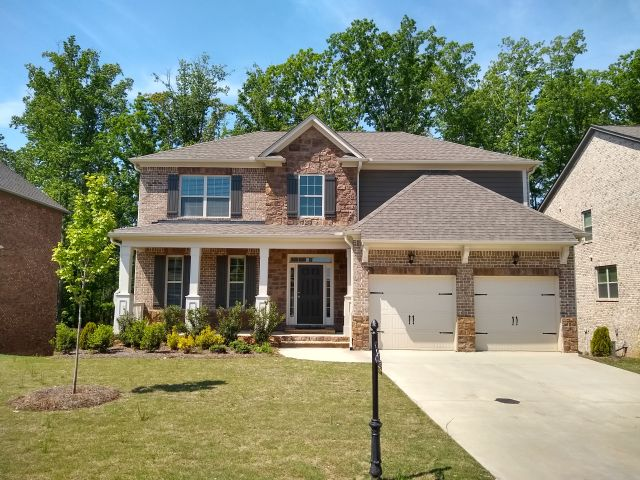
#> input picture resources/test/src.jpg, 640 x 480 px, found by its file name
$ jupyter execute --allow-errors Test.ipynb   (shell and % lines are left out)   (older library calls are emulated)
#> lines starting #> are read from the running program, lines starting #| are printed output that depends on the picture; after the words box and inside, x2 and y2 are one past the last pixel; in counts of white or black regions, pixels touching at a corner belong together
[cell 1]
import cv2
import numpy as np
import networkx as nx
import matplotlib.pyplot as plt
import os
import maxflow
import argparse
from matplotlib.pyplot import figure
from numpy import asarray
from numpy import save
import imutils

## Input directories

[cell 2]
image_dir = r"C:\Users\lucki\WORK\UMBC\DAA\DAA_641-Spring_22-Project_1\test"
src = cv2.imread(os.path.join(image_dir, 'src.jpg'))
#> src is the input picture: shape (480, 640, 3); mean B, G, R 117.7, 137.9, 133.3
sink = cv2.imread(os.path.join(image_dir, 'target.jpg'))
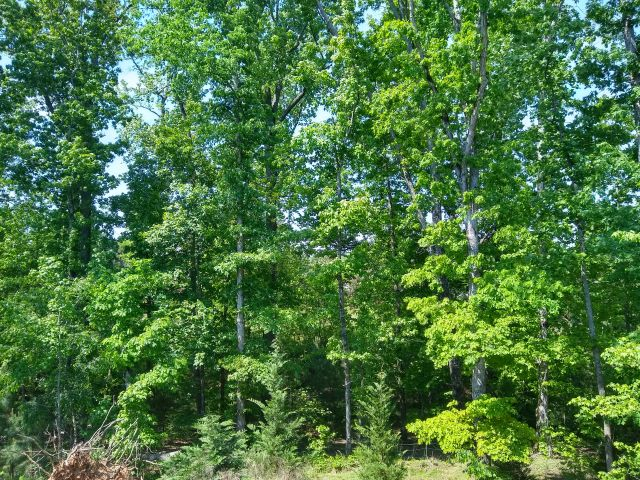
#> input picture resources/test/target.jpg, 640 x 480 px, found by its file name
#> sink is the input picture: shape (480, 640, 3); mean B, G, R 64.8, 116.9, 75.2
mask = cv2.imread(os.path.join(image_dir, 'mask.png'))
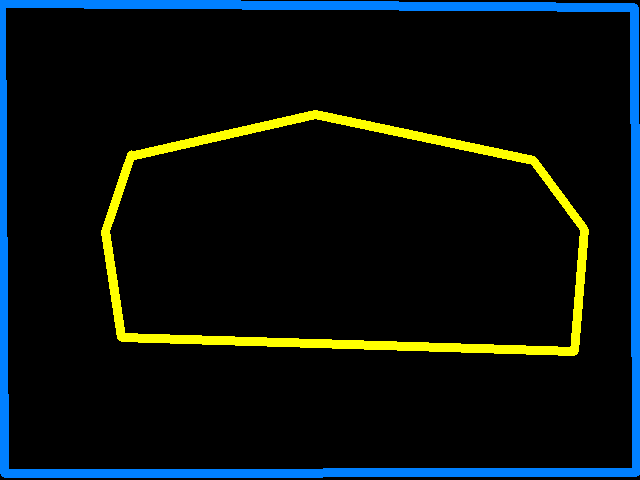
#> input picture resources/test/mask.png, 640 x 480 px, found by its file name
#> mask is the input picture: shape (480, 640, 3); mean B, G, R 15.7, 17.2, 9.4

[cell 3]
# [41 lines left out: function compute_edge_weights, not called in this run]

[cell 4]
assert (src.shape == sink.shape), f"Source and sink dimensions must be the same: {str(src.shape)} != {str(sink.shape)}"

# Create the graph
#> (the rest of this cell did not finish here and is left out)

[cell 5]
# Add non-terminal edges
patch_height = src.shape[0]
#> patch_height = 480
patch_width = src.shape[1]
#> patch_width = 640
#> (the rest of this cell did not finish here and is left out)

[cell 6]
path = os.path.join(image_dir, '2.a.Adj_matrix.txt')
#> (the rest of this cell did not finish here and is left out)

#> (a cell that did not finish here is left out)

#> (a cell that did not finish here is left out)

#> (a cell that did not finish here is left out)

## Get the segments of the nodes in the grid.

[cell 10]
canvas = np.zeros(sink.shape, dtype=np.uint8)

#> (a cell that did not finish here is left out)

# Part 2.c

#> (a cell that did not finish here is left out)

[cell 13]
src.shape[:2]
#> Out = (480, 640)

#> (a cell that did not finish here is left out)

# Part 2.b

[cell 15]
img = cv2.imread("{}/temp.png".format(image_dir))
os.remove("{}/temp.png".format(image_dir))
# resize image
#> (the rest of this cell did not finish here and is left out)

# Part 2.a

[cell 16]
# cv2.imshow('thresh', thresh)
plt.imshow(cv2.cvtColor(mask , cv2.COLOR_BGR2RGB))

[cell 17]
# Testing
mask = cv2.imread(os.path.join(image_dir, 'mask.png'))
image = mask
original = image.copy()
image = cv2.cvtColor(image, cv2.COLOR_BGR2HSV)
#> image: shape (480, 640, 3); mean H, S, V 7.5, 25, 25
lower = np.array([22, 93, 0], dtype="uint8")
upper = np.array([45, 255, 255], dtype="uint8")
mask = cv2.inRange(image, lower, upper)
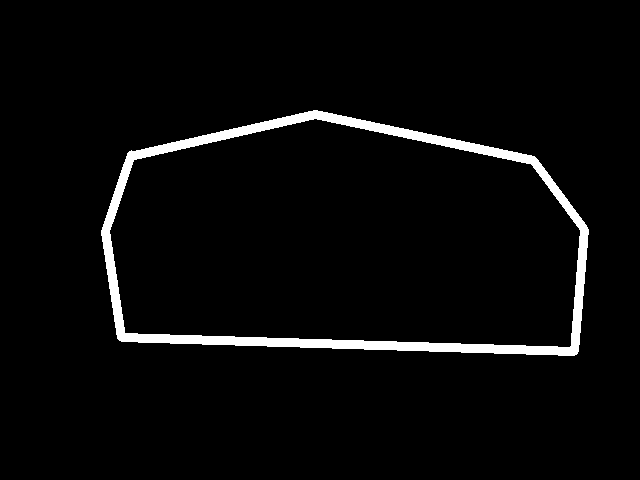
#> mask: shape (480, 640); 3.7% white; 1 white region

cnts = cv2.findContours(mask, cv2.RETR_EXTERNAL, cv2.CHAIN_APPROX_SIMPLE)
#> cnts = 1 contour; box (x1, y1, x2, y2) and area: (101, 110, 589, 356) 98752
cnts = cnts[0] if len(cnts) == 2 else cnts[1]

for c in cnts:
    x,y,w,h = cv2.boundingRect(c)
    cv2.rectangle(original, (x, y), (x + w, y + h), (36,255,12), 2)
#> this loop made 1 pass
#> (x, y, w, h) on pass 1: (101, 110, 488, 246)
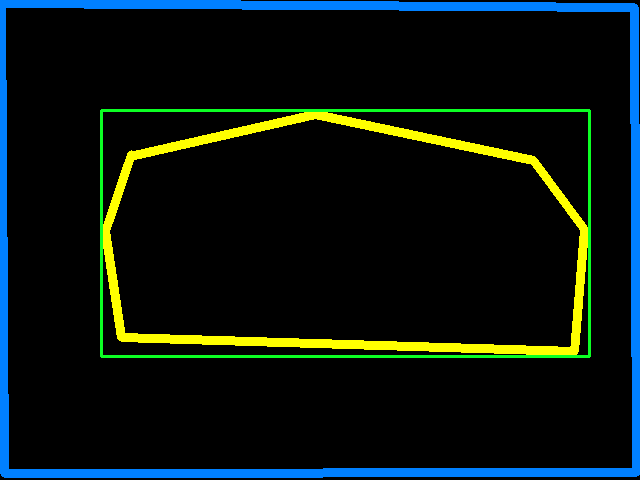
#> original: shape (480, 640, 3); 1.43% of pixels changed, all inside (x1, y1, x2, y2) = (100, 109, 591, 358)

plt.imshow(mask)

# mask = cv2.imread(os.path.join(image_dir, 'mask.png'))
# hsv = cv2.cvtColor(mask, cv2.COLOR_BGR2HSV)
# # retval, thresh_crop = cv2.threshold(hsv * 255, thresh=20, maxval=255, type=cv2.THRESH_BINARY)
# plt.imshow(hsv)

[cell 18]
retval, thresh_crop = cv2.threshold(mask, thresh=254, maxval=255, type=cv2.THRESH_BINARY)

[cell 19]
plt.imshow(thresh_crop)

[cell 20]
img_canny = cv2.Canny(thresh_crop, 10, 10)
#> img_canny: shape (480, 640); 0.82% white in thin lines or dots, all inside (x1, y1, x2, y2) = (100, 109, 589, 356)
img_dilate = cv2.dilate(img_canny, None, iterations=1)
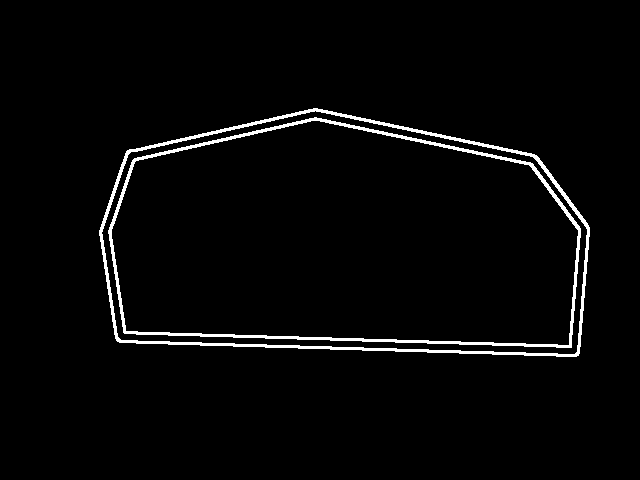
#> img_dilate: shape (480, 640); 2.7% white; 2 white regions, box (x1, y1, x2, y2) and area: (99, 108, 590, 357) 4225, (108, 117, 581, 348) 4018
img_erode = cv2.erode(img_dilate, None, iterations=1)

mask = np.full(thresh_crop.shape, 255, "uint8")
contours, hierarchies = cv2.findContours(img_erode, cv2.RETR_TREE, cv2.CHAIN_APPROX_NONE)
#> contours = 4 contours; box (x1, y1, x2, y2) and area: (100, 109, 589, 356) 99294, (100, 109, 589, 356) 99256, (109, 118, 580, 347) 88018, (110, 119, 580, 347) 87983
for cnt in contours:
    cv2.drawContours(mask, [cnt], -1, 0, -1)
#> this loop made 4 passes
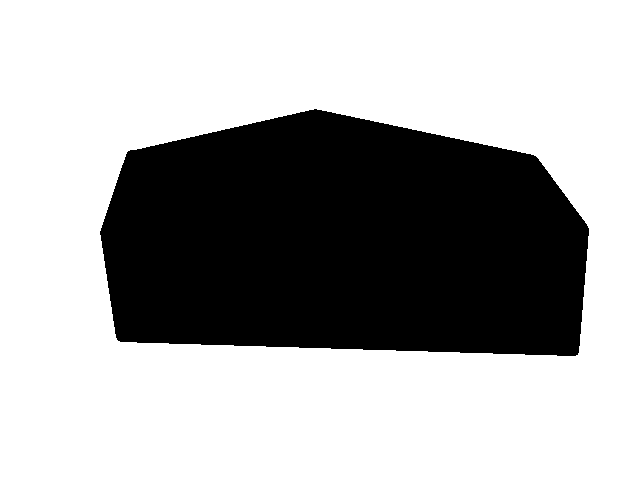
#> mask: shape (480, 640); 67.5% white; 1 black region, box (x1, y1, x2, y2) and area: (100, 109, 589, 356) 99921

temp_mask = mask
new_mask = cv2.cvtColor(cv2.bitwise_not(mask) , cv2.COLOR_BGR2RGB)

[cell 21]
plt.imshow(new_mask);

[cell 22]
gray = cv2.cvtColor(new_mask, cv2.COLOR_BGR2GRAY)
thresh = cv2.threshold(gray, 0, 255, cv2.THRESH_BINARY_INV + cv2.THRESH_OTSU)[1]

src = cv2.imread(os.path.join(image_dir, 'src.jpg'))
sink = cv2.imread(os.path.join(image_dir, 'target.jpg'))
# Remove background using bitwise-and operation
result = cv2.bitwise_and(src, src, mask=thresh)
result[thresh==0] = [255,255,255] # Turn background white
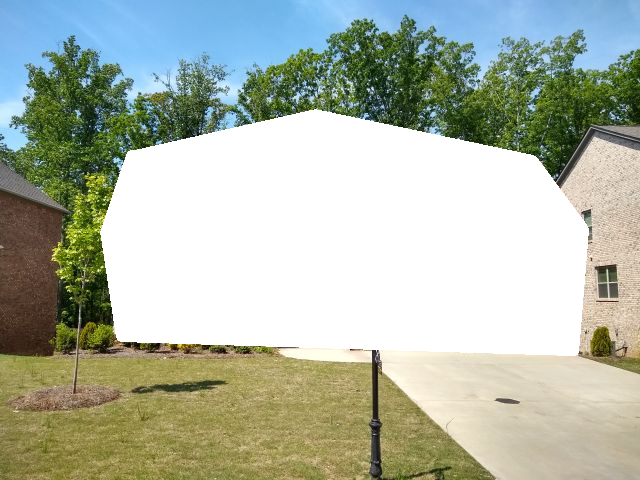
#> result: shape (480, 640, 3); mean B, G, R 166.3, 181.6, 173.7

# cv2.imshow('thresh', thresh)
result_img = cv2.cvtColor(result , cv2.COLOR_BGR2RGB)
figure(figsize=(10, 6), dpi=80)
plt.imshow(result_img);

[cell 23]
_, mask = cv2.threshold(gray, thresh=10, maxval=255, type=cv2.THRESH_BINARY)
im_thresh_gray = cv2.bitwise_and(gray, mask)

res = cv2.bitwise_and(src,src,mask = mask)
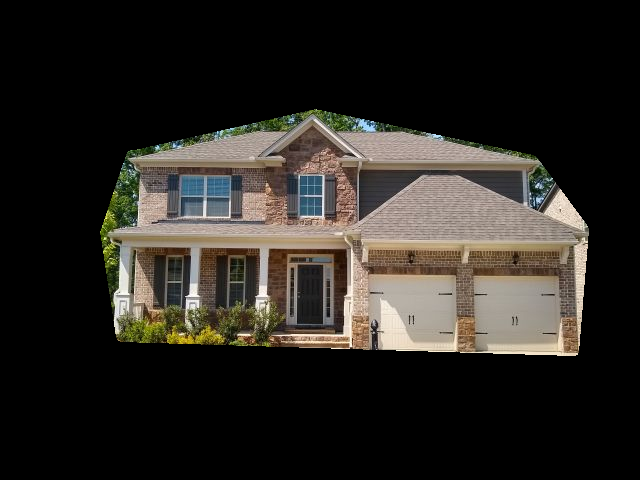
#> res: shape (480, 640, 3); mean B, G, R 34.4, 39.2, 42.6
cropped_src = cv2.cvtColor(res , cv2.COLOR_BGR2RGB)

[cell 24]
# cv2.imshow('thresh', thresh)
figure(figsize=(10, 6), dpi=80)
plt.imshow(cropped_src);

[cell 25]
dst = cv2.addWeighted(sink, 1.0, cropped_src, 1.0, 0)
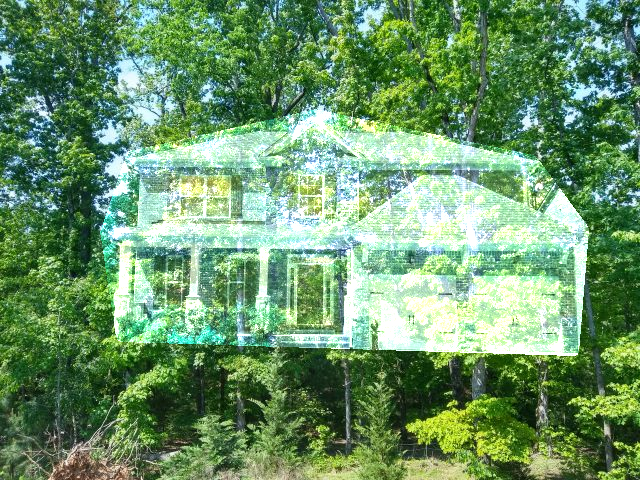
#> dst: shape (480, 640, 3); mean B, G, R 104.8, 148.7, 107.1

[cell 26]
figure(figsize=(10, 6), dpi=80)
plt.imshow(cv2.cvtColor(dst , cv2.COLOR_BGR2RGB));

[cell 27]
cv2.imwrite('{}/2.a.png'.format(image_dir), dst)
#> Out = True

### ADjency Matrix

[cell 28]
new_mask = cv2.cvtColor(temp_mask , cv2.COLOR_BGR2RGB)
plt.imshow(new_mask);

[cell 29]
gray = cv2.cvtColor(new_mask, cv2.COLOR_BGR2GRAY)
thresh = cv2.threshold(gray, 0, 255, cv2.THRESH_BINARY_INV + cv2.THRESH_OTSU)[1]

src = cv2.imread(os.path.join(image_dir, 'src.jpg'))
sink = cv2.imread(os.path.join(image_dir, 'target.jpg'))
# Remove background using bitwise-and operation
result = cv2.bitwise_and(src, src, mask=thresh)
result[thresh==0] = [255,255,255] # Turn background white
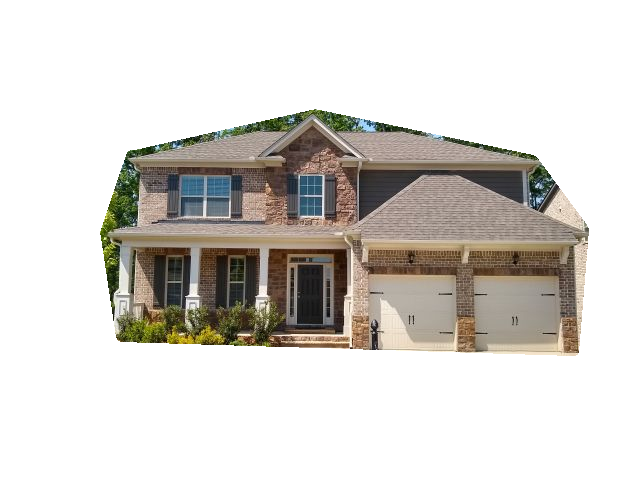
#> result: shape (480, 640, 3); mean B, G, R 206.4, 211.3, 214.7

# cv2.imshow('thresh', thresh)
result_img = cv2.cvtColor(result , cv2.COLOR_BGR2RGB)
figure(figsize=(10, 6), dpi=80)
plt.imshow(result_img);

# Testing
Plotting of ndarray

[cell 30]
# [9 lines of commented-out code are left out]

[cell 31]
rgb_img = cv2.cvtColor(canvas , cv2.COLOR_BGR2RGB)
#> rgb_img: shape (480, 640, 3); every value is 0
# figure(figsize=(8, 6), dpi=80)
plt.imshow(rgb_img)
# plt.savefig('src[sgm] = canvas[sgm].png')
plt.show()
